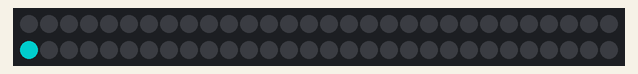
Simulated run of this sketch. Board: Arduino Uno, built with avr-gcc and run on an emulated ATmega328P. Parts: 60 RGB LEDs in strip order, left to right, continuing on the next row. Dim RGB values are drawn brighter than linear.

Above: at 1.15 s.
At 6.87 s:
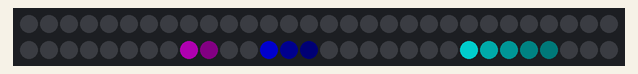
At 14.1 s:
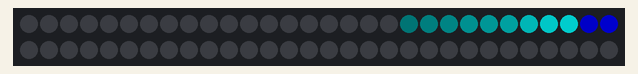
At 17.12 s:
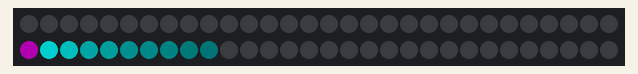
At 28.26 s:
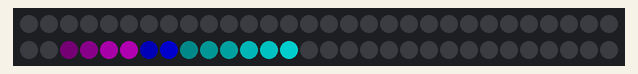
At 39.41 s:
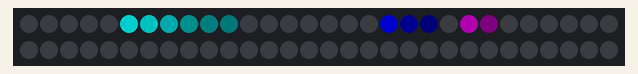

The sketch:

demo_4.ino
```cpp
/* dots
 *
 * By: John Burroughs
 *
 * Modified by: Andrew Tuline
 *
 * Date: July, 2015
 *
 * Similar to dots by John Burroughs, but uses the FastLED beatsin8() function instead.
 *
 */

#include "FastLED.h"                                          // FastLED library.

#if FASTLED_VERSION < 3001000
#error "Requires FastLED 3.1 or later; check github for latest code."
#endif

// Fixed definitions cannot change on the fly.
#define LED_DT 3                                             // Data pin to connect to the strip.
#define LED_CK 11                                             // Clock pin for WS2801 or APA102.
#define COLOR_ORDER GRB                                       // It's GRB for WS2812 and BGR for APA102.
#define LED_TYPE WS2812                                       // Using APA102, WS2812, WS2801. Don't forget to modify LEDS.addLeds to suit.
#define NUM_LEDS 60                                           // Number of LED's.

// Initialize changeable global variables.
uint8_t max_bright = 128;                                     // Overall brightness definition. It can be changed on the fly.

struct CRGB leds[NUM_LEDS];                                   // Initialize our LED array.

// Define variables used by the sequences.
int   thisdelay =   10;                                       // A delay value for the sequence(s)
uint8_t   count =   0;                                        // Count up to 255 and then reverts to 0
uint8_t fadeval = 224;                                        // Trail behind the LED's. Lower => faster fade.

uint8_t bpm = 30;


void setup() {
  delay(1000);                                                // Power-up safety delay or something like that.
  Serial.begin(115200);

  LEDS.addLeds<LED_TYPE, LED_DT, COLOR_ORDER>(leds, NUM_LEDS);       // Use this for WS2812B
//  LEDS.addLeds<LED_TYPE, LED_DT, LED_CK, COLOR_ORDER>(leds, NUM_LEDS); // Use this for APA102 or WS2801

  FastLED.setBrightness(max_bright);
  FastLED.setMaxPowerInVoltsAndMilliamps(5, 500);

} // setup()


void loop () {

  dot_beat();
  FastLED.show();

} // loop()


void dot_beat() {

  uint8_t inner = beatsin8(bpm, NUM_LEDS/4, NUM_LEDS/4*3);    // Move 1/4 to 3/4
  uint8_t outer = beatsin8(bpm, 0, NUM_LEDS-1);               // Move entire length
  uint8_t middle = beatsin8(bpm, NUM_LEDS/3, NUM_LEDS/3*2);   // Move 1/3 to 2/3

  leds[middle] = CRGB::Purple;
  leds[inner] = CRGB::Blue;
  leds[outer] = CRGB::Aqua;

  nscale8(leds,NUM_LEDS,fadeval);                             // Fade the entire array. Or for just a few LED's, use  nscale8(&leds[2], 5, fadeval);

} // dot_beat()
```
